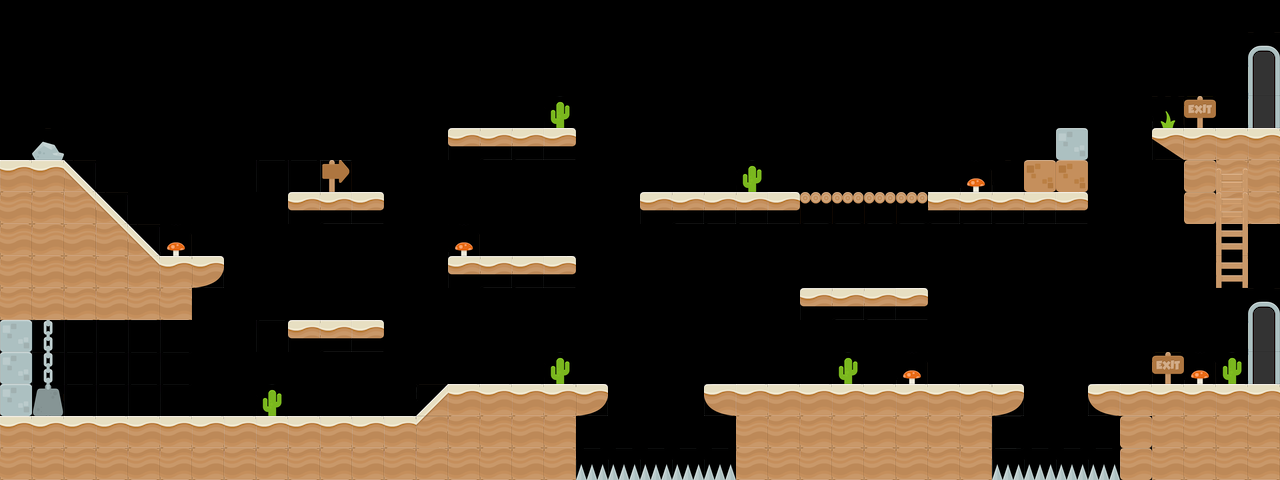

Rendered tile map (Tiled .tmx) drawn with the repository's tilesets; below, a short description and the map source with its tile grids summarised:
An orthogonal 40x15 tile map with 32x32 px tiles, 2 tile layers (background, foreground), 2 tilesets and 27 objects (10x CoinEntity, 2x EnemyEntity, mainPlayer, me.LevelEntity, platform).

<map version="1.0" tiledversion="1.0.3" orientation="orthogonal" renderorder="right-down" width="40" height="15" tilewidth="32" tileheight="32" nextobjectid="74">
 <tileset firstgid="1" name="spritesheet_ground" tilewidth="32" tileheight="32" tilecount="128" columns="8">
  <image source="../img/map/spritesheet_ground.png" width="256" height="512" />
 </tileset>
 <tileset firstgid="129" name="spritesheet_tiles" tilewidth="32" tileheight="32" tilecount="128" columns="8">
  <image source="../img/map/spritesheet_tiles.png" width="256" height="512" />
 </tileset>
 <imagelayer name="dessert">
  <image source="../img/colored_desert.png" width="512" height="512" />
  <properties>
   <property name="ratio" type="float" value="0.35" />
  </properties>
 </imagelayer>
 <layer name="background" width="40" height="15">
  <data>[600 cells, 191 non-empty, 24 distinct tile ids]</data>
 </layer>
 <objectgroup name="Entities">
  <object id="35" name="mainPlayer" x="18" y="92" width="32" height="64">
   <properties>
    <property name="framewidth" value="64" />
    <property name="image" value="gripe_run_right" />
   </properties>
  </object>
  <object id="60" name="CoinEntity" x="480" y="93" width="32" height="32">
   <properties>
    <property name="framewidth" value="32" />
    <property name="image" value="spinning_coin_gold" />
   </properties>
  </object>
  <object id="61" name="CoinEntity" x="485" y="217" width="32" height="32">
   <properties>
    <property name="framewidth" value="32" />
    <property name="image" value="spinning_coin_gold" />
   </properties>
  </object>
  <object id="62" name="CoinEntity" x="323" y="279" width="32" height="32">
   <properties>
    <property name="framewidth" value="32" />
    <property name="image" value="spinning_coin_gold" />
   </properties>
  </object>
  <object id="63" name="CoinEntity" x="77" y="374" width="32" height="32">
   <properties>
    <property name="framewidth" value="32" />
    <property name="image" value="spinning_coin_gold" />
   </properties>
  </object>
  <object id="64" name="CoinEntity" x="114" y="374" width="32" height="32">
   <properties>
    <property name="framewidth" value="32" />
    <property name="image" value="spinning_coin_gold" />
   </properties>
  </object>
  <object id="65" name="CoinEntity" x="498" y="343" width="32" height="32">
   <properties>
    <property name="framewidth" value="32" />
    <property name="image" value="spinning_coin_gold" />
   </properties>
  </object>
  <object id="67" name="CoinEntity" x="707" y="155" width="32" height="32">
   <properties>
    <property name="framewidth" value="32" />
    <property name="image" value="spinning_coin_gold" />
   </properties>
  </object>
  <object id="68" name="CoinEntity" x="968" y="154" width="32" height="32">
   <properties>
    <property name="framewidth" value="32" />
    <property name="image" value="spinning_coin_gold" />
   </properties>
  </object>
  <object id="69" name="CoinEntity" x="830" y="251" width="32" height="32">
   <properties>
    <property name="framewidth" value="32" />
    <property name="image" value="spinning_coin_gold" />
   </properties>
  </object>
  <object id="70" name="CoinEntity" x="962" y="346" width="32" height="32">
   <properties>
    <property name="framewidth" value="32" />
    <property name="image" value="spinning_coin_gold" />
   </properties>
  </object>
  <object id="71" name="EnemyEntity" x="198.5" y="343" width="203" height="64">
   <properties>
    <property name="framewidth" value="32" />
    <property name="image" value="spinning_coin_gold" />
   </properties>
  </object>
  <object id="72" name="EnemyEntity" x="736.5" y="314" width="190" height="64">
   <properties>
    <property name="framewidth" value="32" />
    <property name="image" value="spinning_coin_gold" />
   </properties>
  </object>
  <object id="73" name="me.LevelEntity" x="1242" y="46.5" width="32" height="77">
   <properties>
    <property name="to" value="newmap01" />
   </properties>
  </object>
 </objectgroup>
 <objectgroup name="Enemy" />
 <layer name="foreground" width="40" height="15">
  <data>[600 cells, 58 non-empty, 16 distinct tile ids]</data>
 </layer>
 <objectgroup name="collision">
  <object id="1" type="platform" x="802" y="193">
   <polyline points="0,0 127,1" />
  </object>
  <object id="7" x="1026" y="162" width="61" height="30" />
  <object id="8" x="1059" y="131" width="29" height="28" />
  <object id="13" x="1278" y="224">
   <polyline points="0,0 0,159" />
  </object>
  <object id="14" x="1276" y="128">
   <polyline points="0,0 1,-128" />
  </object>
  <object id="51" x="2" y="1">
   <polyline points="0,0 0,158 62,158 158,254 223,254 192,287 191,319 32,319 31,413 414,414 446,381 607,382 576,415 575,478 734,478 734,415 702,384 1020,384 991,417 992,477 1118,479 1118,416 1087,385 1275,383 1277,224 1182,224 1181,160 1150,131 1275,127 1274,-1" />
  </object>
  <object id="52" x="289" y="193">
   <polyline points="0,0 94,0" />
  </object>
  <object id="53" x="449" y="129">
   <polyline points="0,0 127,0" />
  </object>
  <object id="54" x="449" y="256">
   <polyline points="0,0 125,0" />
  </object>
  <object id="55" x="289" y="320">
   <polyline points="0,0 94,-1" />
  </object>
  <object id="57" x="801" y="289">
   <polyline points="0,0 128,0" />
  </object>
  <object id="58" x="641" y="194">
   <polyline points="0,0 159,-2" />
  </object>
  <object id="59" x="930" y="195">
   <polyline points="0,0 157,-1" />
  </object>
 </objectgroup>
</map>